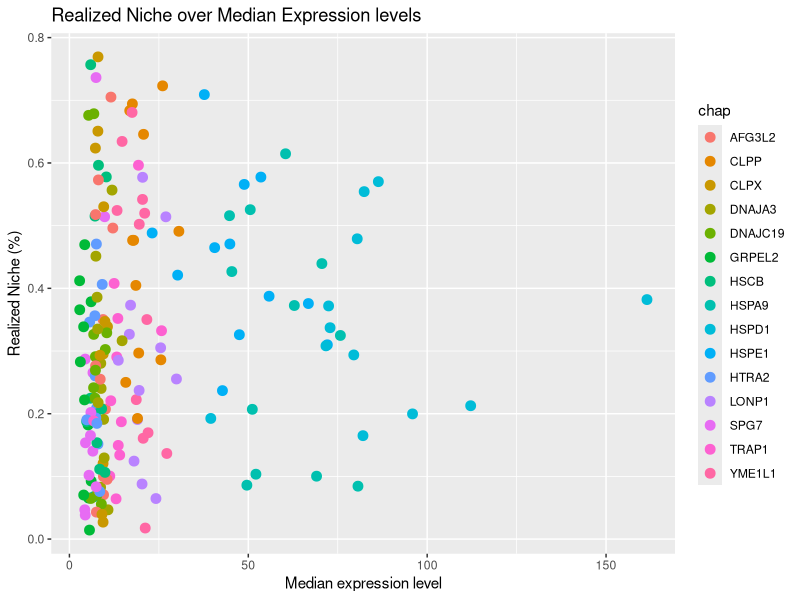

Recreate this plot in R. (Note: this script raises an error after producing the figure.)
#--------------- test_expressionXfolding_correlation.R ---------------
# read the *expression* and *folding percent*
# run mantel test on it
#------------------------------

#-------- includes --------
library(readxl)
library(ggplot2)
library(tibble)
library(tidyverse)
library(magrittr)


#-------- read data -------------
# read folding data
folding_df <- read.csv("output/chap_realized_niche.csv", row.names = 1)

# read expression data
expr_df <- read.csv("output/chap_median_expressions.csv", row.names = 1)

# make sure the cols and rows are ordered is the same way
folding_df <- folding_df[,order(colnames(folding_df))]
folding_df <- folding_df[order(rownames(folding_df)),]
expr_df <- expr_df[,order(colnames(expr_df))]
expr_df <- expr_df[order(rownames(expr_df)),]


#-------- test correlation ------------
exp_vec <- as.vector(as.matrix(expr_df))
fold_vec <- as.vector(as.matrix(folding_df))
can_vec <- rep(colnames(expr_df), each = length(rownames(expr_df)))
ch_vec <- rep(rownames(expr_df), times=length(colnames(expr_df)))

tbl_all <- tibble(expression=exp_vec, fold=fold_vec, cancer=can_vec, chap=ch_vec)
ggplot(tbl_all, aes(x=expression, y=fold, color=chap))+
  geom_point(size=3)+
  ggtitle("Realized Niche over Median Expression levels")+
  ylab("Realized Niche (%)")+
  xlab("Median expression level")


st <- cor.test(exp_vec, fold_vec, method="spearman", exact=FALSE)
obs_pval <- st$p.value
obs_rval <- st$estimate


#-------- test correlation ׳with log10 ------------
log_exp_vec <- log10(exp_vec)
can_vec_2 <- rep(colnames(expr_df), each = length(rownames(expr_df)))
ch_vec_2 <- rep(rownames(expr_df), times=length(colnames(expr_df)))

tbl_all_2 <- tibble(expression=log_exp_vec, fold=fold_vec, cancer=can_vec_2, chap=ch_vec_2)

write_csv(tbl_all_2, "output/data/chap_rn_and_log_exp.csv")

g <- ggplot(tbl_all_2, aes(x=expression, y=fold, color=chap))+
  geom_point(size=2)+
  #ggtitle("Realized Niche over Log10 Median Expression levels")+
  ylab("Realized Niche (%)")+
  xlab("Log10 median expression level") + 
  labs(color="Chaperon") 
ggsave("output/paper_figures/log10_rn_vs_exp.pdf", g)


st <- cor.test(log_exp_vec, fold_vec, method="spearman", exact=FALSE)
obs_pval <- st$p.value
obs_rval <- st$estimate

#-------- test correlation ׳with log10 for each chap ------------
currs <- tibble(chaperon=character(),
                p_value=numeric(), 
                r_value=numeric())
for (chp in rownames(expr_df)) {
  data <- tbl_all_2[tbl_all_2$chap == chp,]
  
  st <- cor.test(data$expression, data$fold, method="spearman", exact=FALSE)
  obs_pval <- st$p.value
  obs_rval <- st$estimate
  
  currs %<>% add_row(chaperon=chp, p_value=obs_pval, r_value=obs_rval)
  
  ggplot(data, aes(x=expression, y=fold))+
    geom_point(size=3)+
    ggtitle(paste(chp ,"realized Niche over Log10 Median Expression levels"))+
    ylab("Realized Niche (%)")+
    xlab("Log10 median expression level")
} 
currs # non show a significant correlation but YME1L1 with p=0.00824 r=-0.720
# YME1l1 also have the smallest potential

g <- ggplot(tbl_all_2, aes(x=expression, y=fold, color=chap)) +
     geom_point() + 
     ylab("Realized Niche (%)") + xlab("Log10 median expression level")+
     ggtitle("Realized Niche over Median Expression levels") +
    theme(
      legend.position="none",
      panel.spacing = unit(0.5, "lines"),
      strip.text.x = element_text(size = 10),
    ) +
     facet_wrap(~ chap)
ggsave("output/paper_figures/log10_rn_vs_exp_per_chap.pdf", g)


#-------- run permutations to validate correlation ------------
# shuffle expression, fix fold, re-correlate
SIM_NUM <- 1000
set.seed(42)

pvals <- vector(mode='numeric',length=SIM_NUM)
rvals <- vector(mode='numeric',length=SIM_NUM)
bigger_then_obs <- 0
smaller_then_obs <- 0
for (i in 1:SIM_NUM) {
  print(i)
  perm <- sample(exp_vec, length(exp_vec), replace = FALSE)
  corr_st <- cor.test(perm, fold_vec, method="spearman", exact=FALSE)
  pvals[i] <- corr_st$p.value
  rvals[i] <- corr_st$estimate
  
  smaller_then_obs <- smaller_then_obs + (corr_st$p.value < obs_pval)
}

print("permutetion test p-value is:")
p <- smaller_then_obs/SIM_NUM
p

#save histogram plot for permutation test
pdf(file="output/expression_folding_correlation_results.pdf")

my_hist=hist(pvals , breaks=40  , plot=F)
plot(my_hist, col=rgb(0.2,0.2,0.2,0.2) , border=F , 
     main="Permutations p-values" , xlab="p-value", ylim=c(0,30) )
abline(v=obs_pval,col="blue",lwd=2, lty=6)
text(0.8, 30, paste("Permutation test p-value:", p))
text(0.8, 28.5, paste("Observed p-value:", round(obs_pval, 4)))

dev.off()
